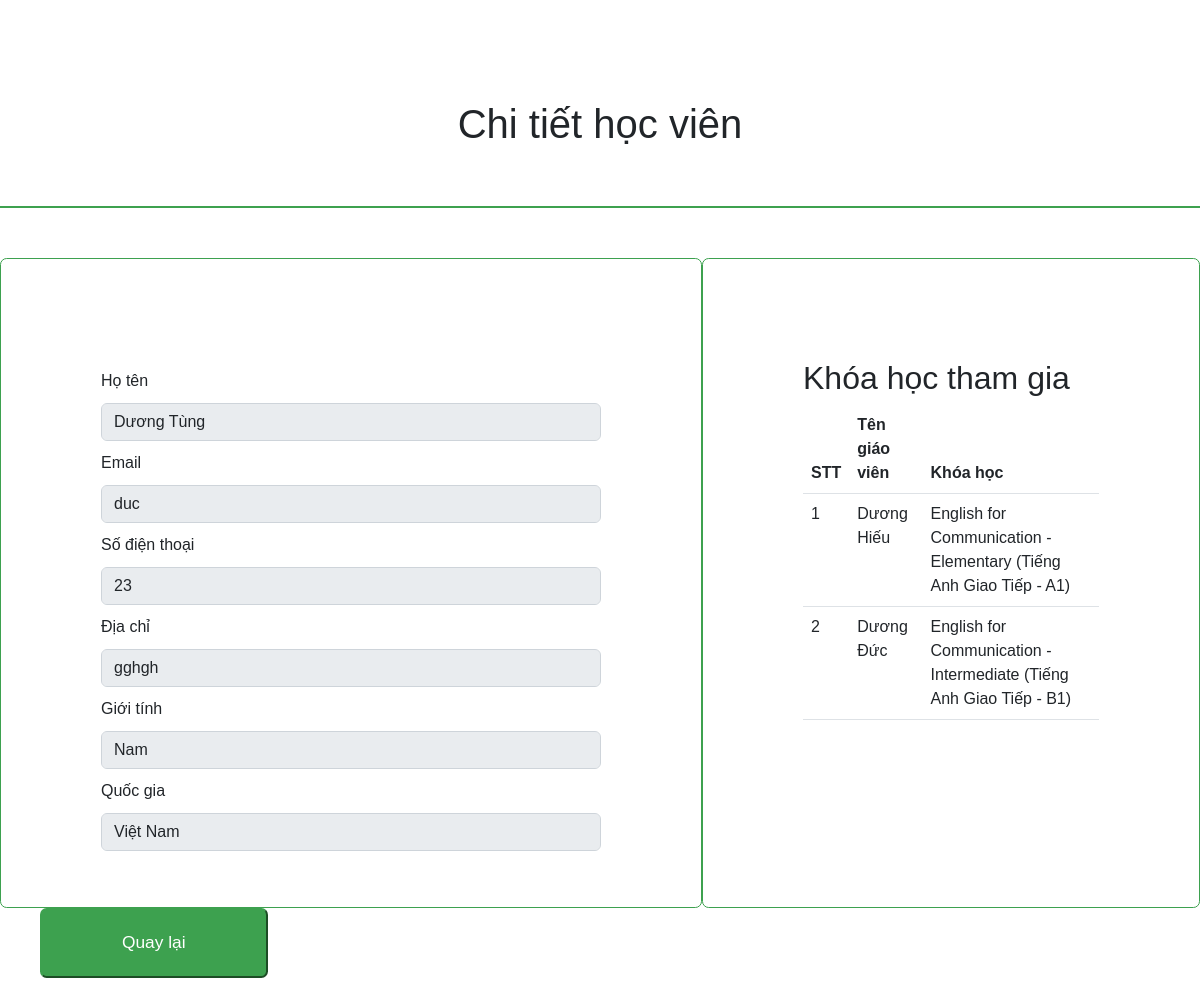
Screenshot of /admin/hocvien_chitiet.php?id=11 with the database file from the repository.
### tables this page shows
CREATE TABLE `taikhoan` (
  `id` int(11) NOT NULL,
  `taikhoan` varchar(255) NOT NULL,
  `matkhau` varchar(255) NOT NULL,
  `hoten` varchar(255) NOT NULL,
  `phanquyen` int(11) NOT NULL,
  `image` varchar(100) NOT NULL,
  `thoigian` datetime NOT NULL DEFAULT current_timestamp(),
  `email` varchar(100) DEFAULT NULL,
  `sodienthoai` int(11) DEFAULT NULL,
  `gioitinh` int(11) DEFAULT NULL,
  `diachi` varchar(255) DEFAULT NULL,
  `quocgia` varchar(10) DEFAULT NULL,
  `timezone` varchar(10) DEFAULT NULL,
  `ngaysinh` date DEFAULT NULL,
  `vitien` int(11) NOT NULL
);

CREATE TABLE `gioitinh` (
  `id` int(11) NOT NULL,
  `gioitinh` varchar(10) NOT NULL
);

CREATE TABLE `quocgia` (
  `id` varchar(10) NOT NULL,
  `quocgia` varchar(100) NOT NULL
);

CREATE TABLE `giaovien` (
  `id` int(11) NOT NULL,
  `hoten` varchar(100) NOT NULL,
  `email` varchar(100) NOT NULL,
  `sodienthoai` int(11) NOT NULL,
  `theloaigiaovien` int(11) NOT NULL,
  `quocgia` varchar(10) NOT NULL,
  `gioitinh` int(11) NOT NULL,
  `vitien` int(11) NOT NULL,
  `diachi` varchar(255) NOT NULL,
  `timezone` varchar(10) NOT NULL,
  `idcongcudayhoc` int(11) NOT NULL,
  `linkdayhoc` varchar(255) NOT NULL,
  `danhgia` int(11) NOT NULL,
  `gioithieubanthan1` text NOT NULL,
  `gioithieubanthan2` text NOT NULL,
  `gioithieubanthan3` text NOT NULL,
  `imgprofile` varchar(255) NOT NULL,
  `taikhoan` int(11) NOT NULL,
  `video` varchar(100) NOT NULL,
  `idcard1` varchar(100) NOT NULL,
  `idcard2` varchar(100) NOT NULL,
  `chungchi1` varchar(100) NOT NULL,
  `chungchi2` varchar(100) NOT NULL,
  `congcu1` varchar(100) NOT NULL,
  `congcu2` varchar(100) NOT NULL,
  `congcu3` varchar(100) NOT NULL,
  `congcu4` varchar(100) NOT NULL
);

CREATE TABLE `theloaikhoahoc` (
  `id` int(11) NOT NULL,
  `tenkhoahoc` varchar(255) NOT NULL,
  `mota` text NOT NULL
);

### admin/hocvien_chitiet.php (the view, shortened to what this page needs)
<?php
	include("../user/connect.php");
	$id_hv = $_GET['id'];
	$sql_hv = "SELECT *,gioitinh.gioitinh as tengt,quocgia.quocgia as tenqg
			FROM taikhoan,gioitinh,quocgia
			WHERE taikhoan.id = '$id_hv'
			and taikhoan.gioitinh = gioitinh.id
			and taikhoan.quocgia = quocgia.id";
	$stmt_hv = $conn->prepare($sql_hv);
	$query_hv = $stmt_hv->execute();
	$result_hv = array();
	while( $row_hv = $stmt_hv->fetch(PDO::FETCH_ASSOC)){
		$result_hv[] = $row_hv;
	}
	$sql_khhv= "SELECT giaovien.hoten as tengv, theloaikhoahoc.tenkhoahoc
				FROM taikhoan,giaovien,theloaikhoahoc,khoahochocvien,khoahocgiaovien
				WHERE taikhoan.id = '$id_hv'
				and taikhoan.id = khoahochocvien.idhocvien
				and khoahochocvien.idkhoahoc = khoahocgiaovien.id
				and khoahocgiaovien.theloaikhoahocid = theloaikhoahoc.id
				and khoahocgiaovien.giaovienid = giaovien.id
				and khoahocgiaovien.tinhtrang='Đang hoạt động'";
	$stmt_khhv = $conn->prepare($sql_khhv);
	$query_khhv = $stmt_khhv->execute();
	$result_khhv = array();
	while( $row_khhv = $stmt_khhv->fetch(PDO::FETCH_ASSOC)){
		$result_khhv[] = $row_khhv;
	}
?>
<!DOCTYPE html>
<html>
<head>
    <link rel="stylesheet" href="css/bootstrap.min.css">
    <link rel="stylesheet" type="text/css" href="style/hocvien_chitiet.css">
</head>
<body>
	<div class="pdgv_chitiet">
		<div class="pdgv_h1">
			<h1>Chi tiết học viên</h1>
		</div>
		<div class="form">
			<form >
				<?php foreach ($result_hv as $items): ?>
					<fieldset class="form-group">
						<label for="hoten">Họ tên</label>
						<input type="text" class="form-control" id="hoten" value="<?php echo $items['hoten']?>" name="hoten" disabled>
					</fieldset>
					<fieldset class="form-group">
						<label for="email">Email</label>
						<input type="text" class="form-control" id="email" value="<?php echo $items['email']?>" name="email" disabled>
					</fieldset>
					<fieldset class="form-group">
						<label for="sdt">Số điện thoại</label>
						<input type="text" class="form-control" id="sdt" value="<?php echo $items['sodienthoai']?>" name="sdt" disabled>
					</fieldset>
					<fieldset class="form-group">
						<label for="diachi">Địa chỉ</label>
						<input type="text" class="form-control" id="diachi" value="<?php echo $items['diachi']?>" name="tlgv" disabled>
					</fieldset>
					<fieldset class="form-group">
						<label for="gioitinh">Giới tính</label>
						<input type="text" class="form-control" id="gioitinh" value="<?php echo $items['tengt']?>" name="quocgia" disabled>
					</fieldset>
					<fieldset class="form-group">
						<label for="quocgia">Quốc gia</label>
						<input type="text" class="form-control" id="quocgia" value="<?php echo $items['tenqg']?>" name="gth1" disabled>
					</fieldset>
				<?php endforeach ?>
			</form>
			<form>
				<h2>Khóa học tham gia</h2>
				<table class="table table-inverse">
					<thead>
						<tr>
							<th>STT</th>
							<th>Tên giáo viên</th>
							<th>Khóa học</th>
						</tr>
					</thead>
					<tbody>
						<?php $i=1; foreach ($result_khhv as $items): ?>
						<tr>
							<td><?php echo $i;?></td>
							<td><?php echo $items['tengv']?></td>
							<td><?php echo $items['tenkhoahoc']?></td>
						</tr>
						<?php $i++; endforeach ?>
					</tbody>
				</table>
			</form>
		</div>
	</div>
	<a href="hocvien.php"><input class="btn_quaylai" type="submit" value="Quay lại"></a>
</body>
</html>

### admin/style/hocvien_chitiet.css (style rules this page uses)
html { box-sizing: border-box; }
* { margin: 0; padding: 0; font-family: Verdana, Geneva, Tahoma, sans-serif; }
.form { display: flex; justify-content: space-evenly; align-items: center; }
.form form { border: 1px solid #3da14f; padding: 100px; border-radius: 5pt; height: 650px; }
.form .form-group { margin-top: 10px; }
.form label { margin-bottom: 10px; }
.pdgv_h1 { margin-top: 100px; margin-bottom: 50px; text-align: center; padding-bottom: 50px; border-bottom: 2px solid #3da14f; }
.pdgv_chitiet input { width: 500px; }
.btn_quaylai { padding: 20px 80px; font-size: 13pt; margin-left: 40px; margin-bottom: 100px; background-color: #3da14f; color: white; border-radius: 5pt; border-color: #3da14f; }

### rows the page displays
taikhoan: hoten "Dương Tùng", email "duc", sdt "23", tlgv "gghgh", quocgia "Nam", gth1 "Việt Nam"
giaovien: hoten "Dương Hiếu", theloaikhoahoc.tenkhoahoc "English for Communication - Elementary (Tiếng Anh Giao Tiếp - A1)"
giaovien: hoten "Dương Đức", theloaikhoahoc.tenkhoahoc "English for Communication - Intermediate (Tiếng Anh Giao Tiếp - B1)"
